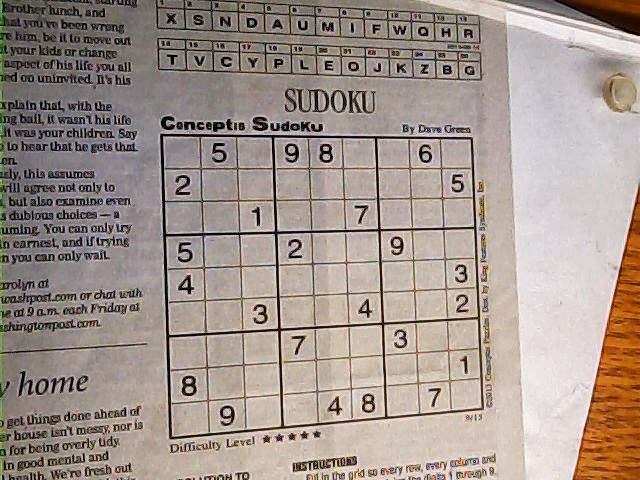
#> input picture sudokus/2.jpg, 640 x 480 px
$ python -i image_processing.py   (imports and definitions only)
#> lines starting #> are read from the running program, lines starting #| are printed output that depends on the picture; after the words box and inside, x2 and y2 are one past the last pixel; in counts of white or black regions, pixels touching at a corner belong together
import numpy as np
import cv2


class ImageProcessor(object):
    def __init__(self, image_path, image_height=450, image_width=450):
        self.image_path = image_path
        self.image_height = image_height
        self.image_width = image_width
        self.image = self.get_image()
        self.largest_contour = self.get_largest_contour()

    # [11 lines left out: function save_sudoku_image, not called in this run]


    def get_image(self):
        """
        Load image from {self.image_path}
        """
        image = cv2.imread(self.image_path)
#> image is the input picture: shape (480, 640, 3); mean B, G, R 141.4, 148.9, 162.2
        image = cv2.resize(image, (self.image_width, self.image_height))
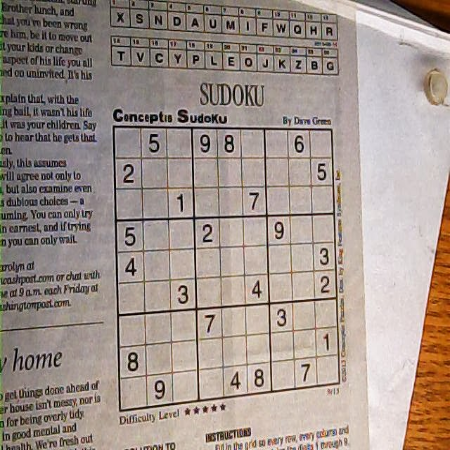
#> image: shape (450, 450, 3); mean B, G, R 141.3, 148.8, 162.1
        return image


    def get_image_treshold(self):
        """
        Returns a binary image
        """
        image_gray = cv2.cvtColor(self.image, cv2.COLOR_BGR2GRAY)
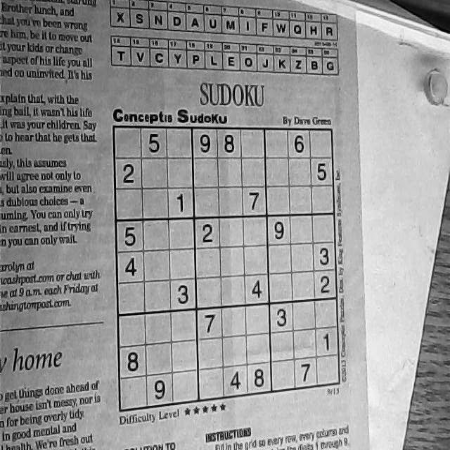
#> image_gray: shape (450, 450); min 0, max 249, mean 151.9
        image_blur = cv2.GaussianBlur(image_gray, (5, 5), 1)
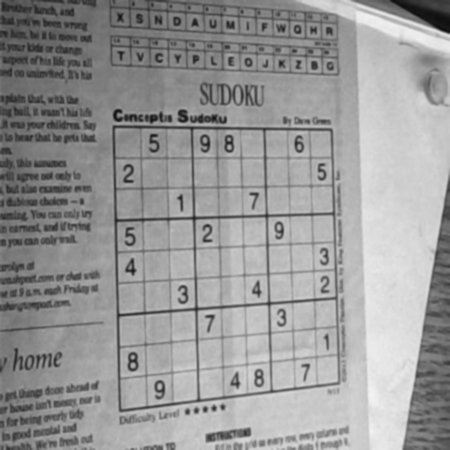
#> image_blur: shape (450, 450); min 14, max 243, mean 151.9
        image_treshold = cv2.adaptiveThreshold(image_blur, 255, 1, 1, 11, 2)
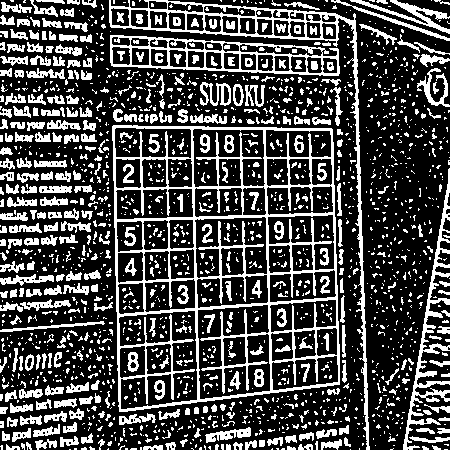
#> image_treshold: shape (450, 450); 28.4% white; 1869 white regions (1453 under 20 px)

        return image_treshold


    def get_contours(self):
        """
        Returns a list of all contours in an image
        """
        image_treshold = self.get_image_treshold()
        contours, hierarchy = cv2.findContours(image_treshold, cv2.RETR_EXTERNAL, cv2.CHAIN_APPROX_SIMPLE)
#> contours = 1384 contours, 1163 with area under 20; largest, box (x1, y1, x2, y2) and area: (112, 125, 340, 412) 59773, (109, 0, 370, 450) 7434, (110, 35, 340, 76) 6488, (403, 168, 450, 450) 1545, (350, 0, 450, 34) 567
        return contours


    def get_largest_contour(self, min_area=50):
        """
        Finds a largest contour in an image
        """
        contours = self.get_contours()
        largest_contour = np.array([])
        max_area = 0

        for contour in contours:
            area = cv2.contourArea(contour)

            # Minimal requirement
            if area > min_area:
                contour_aproximation = self.aproximate_contour(contour)

                # If given contour is a rectangle and bigger than previous
                if area > max_area and len(contour_aproximation) == 4:
                    largest_contour = contour_aproximation
                    max_area = area
#> this loop made 1384 passes
#> (area, largest_contour, max_area) on pass 466: (68, [[344, 325], [342, 325], [343, 357], [345, 356]], 68)
#> (area, contour_aproximation) on pass 473: (185, [[104, 323], [0, 331]])
#> after the loop, largest_contour = [[113, 125], [119, 411], [339, 384], [332, 129]]; max_area = 59773

        largest_contour = self.reorder_contour_vertices(largest_contour)
        return largest_contour


    def aproximate_contour(self, contour):
        """
        Returns an aproximation of a given contour defined by around 4 vertices
        """
        perimeter = cv2.arcLength(contour, True)
        return cv2.approxPolyDP(contour, 0.02 * perimeter, True)


    def reorder_contour_vertices(self, contour):
        """
        Sets countour verices in order
        """
        vertices = contour.reshape((4, 2))
#> vertices = [[113, 125], [119, 411], [339, 384], [332, 129]]
        ordered_vertices = np.zeros((4, 1, 2), dtype=np.int32)
        add = vertices.sum(1)
#> add = [238, 530, 723, 461]

        ordered_vertices[0] = vertices[np.argmin(add)]
        ordered_vertices[3] = vertices[np.argmax(add)]

        diff = np.diff(vertices, axis=1)
#> diff = [12, 292, 45, -203]

        ordered_vertices[1] = vertices[np.argmin(diff)]
        ordered_vertices[2] = vertices[np.argmax(diff)]

        return ordered_vertices


    # [33 lines left out: functions warp_perspective, split_number_boxes, not called in this run]

>>> result = ImageProcessor('sudokus/2.jpg').get_largest_contour()
#> in get_largest_contour, `largest_contour = self.reorder_contour_vertices(largest_contour)`: largest_contour = [[113, 125], [332, 129], [119, 411], [339, 384]]
#> the loop in get_largest_contour (call 2), `for contour in contours:` made 1384 passes
#> result = [[113, 125], [332, 129], [119, 411], [339, 384]]

$ run again, on sudokus/5.jpg
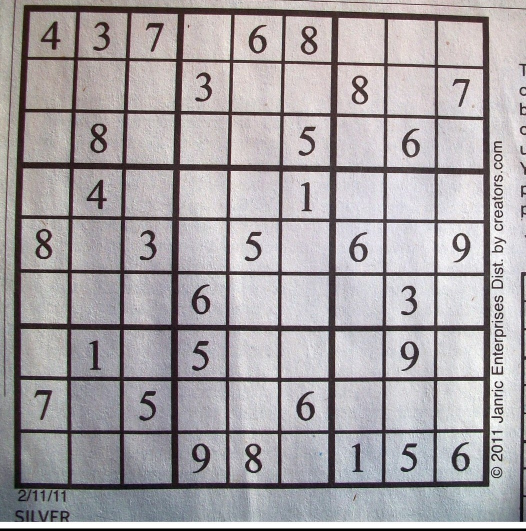
#> input picture sudokus/5.jpg, 1051 x 1062 px (shown at 1/2 size)
#> in get_image, image is the input picture: shape (1062, 1051, 3); mean B, G, R 165, 162.2, 166.7
#> image: shape (450, 450, 3)
#> in get_image_treshold, `image_blur = cv2.GaussianBlur(image_gray, (5, 5), 1)`:
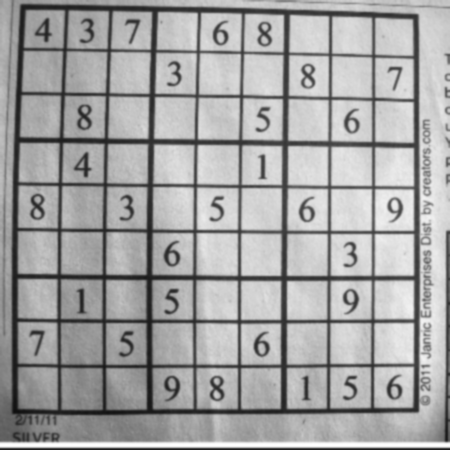
#> image_blur: shape (450, 450); min 15, max 254, mean 163.8
#> in get_image_treshold, `image_treshold = cv2.adaptiveThreshold(image_blur, 255, 1, 1, 11, 2)`:
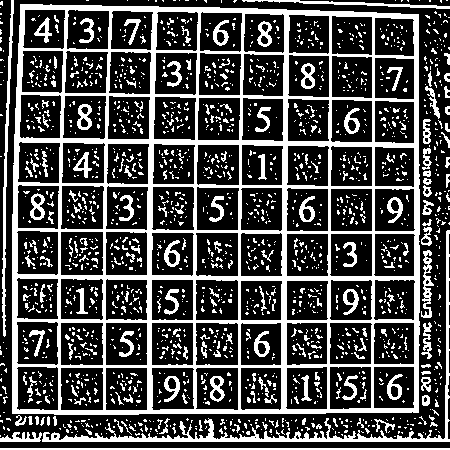
#> image_treshold: shape (450, 450); 28.7% white; 1850 white regions (1655 under 20 px)
#> in get_contours, `contours, hierarchy = cv2.findContours(image_treshold, cv2.RETR_EXTERN..`: contours = 337 contours, 308 with area under 20; largest, box (x1, y1, x2, y2) and area: (12, 4, 420, 415) 163722, (42, 230, 450, 442) 2352, (2, 0, 14, 337) 647, (0, 448, 450, 450) 449, (242, 0, 450, 9) 337
#> the loop in get_largest_contour, `for contour in contours:` made 337 passes
#> (contour, area, perimeter in aproximate_contour, contour_aproximation) on pass 1: ([[0, 448], [0, 449], [449, 449], [449, 448]], 449, 900, [[0, 448], [449, 449]])
#> after the loop in get_largest_contour, `for contour in contours:`: max_area = 163721.5
#> vertices = [[20, 4], [12, 413], [418, 412], [418, 14]]
#> add = [24, 425, 830, 432]
#> diff = [-16, 401, -6, -404]
#> in get_largest_contour, `largest_contour = self.reorder_contour_vertices(largest_contour)`: largest_contour = [[20, 4], [418, 14], [12, 413], [418, 412]]
#> the loop in get_largest_contour (call 2), `for contour in contours:` made 337 passes
